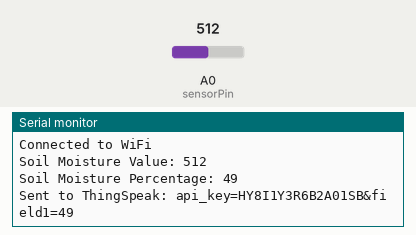
The sketch below on a simulated ESP8266 (NodeMCU). Parts: the last lines printed to the serial monitor. Inputs (shaded band) come from the test bench; at power-on: A0 (sensorPin) = 512. WiFi joins after 1.5 s; servers stay silent unless stated.

Above: at 3.2 s.
3.3 s: A0 (sensorPin) set to 716
At 4.36 s:
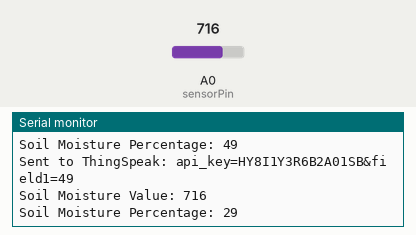
6.2 s: A0 (sensorPin) set to 900
At 6.9 s:
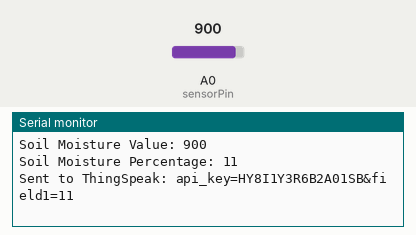
Timing chart, 0 to 9.2 s (numbered marks = the images above; inputs shaded):
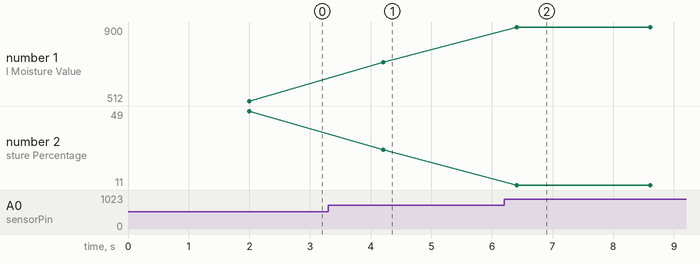

The sketch:

soil_thing.ino
```cpp
#include <ESP8266WiFi.h>
#include <ESP8266HTTPClient.h>

// Define the analog pin for the sensor
const int sensorPin = A0;

// WiFi credentials
const char* ssid = "KRANTI";
const char* password = "12345678";

// ThingSpeak settings
const char* server = "api.thingspeak.com";
const char* apiKey = "HY8I1Y3R6B2A01SB"; // Replace with your ThingSpeak Write API Key

void setup() {
  // Initialize serial communication
  Serial.begin(115200);

  // Connect to WiFi
  WiFi.begin(ssid, password);
  while (WiFi.status() != WL_CONNECTED) {
    delay(1000);
    Serial.println("Connecting to WiFi...");
  }
  Serial.println("Connected to WiFi");
}

void loop() {
  // Read the sensor value
  int sensorValue = analogRead(sensorPin);
  Serial.print("Soil Moisture Value: ");
  Serial.println(sensorValue);

  // Map the sensor value to percentage (0-100%)
  int moisturePercentage = map(sensorValue, 1023, 0, 0, 100);
  Serial.print("Soil Moisture Percentage: ");
  Serial.println(moisturePercentage);

  // Send data to ThingSpeak
  if (WiFi.status() == WL_CONNECTED) {
    WiFiClient client;
    if (client.connect(server, 80)) {
      String postStr = "api_key=";
      postStr += apiKey;
      postStr += "&field1=";
     postStr += String(moisturePercentage);
     //postStr += String(sensorValue);
      postStr += "\r\n\r\n";

      client.print("POST /update HTTP/1.1\n");
      client.print("Host: api.thingspeak.com\n");
      client.print("Connection: close\n");
      client.print("Content-Type: application/x-www-form-urlencoded\n");
      client.print("Content-Length: ");
      client.print(postStr.length());
      client.print("\n\n");
      client.print(postStr);

      Serial.print("Sent to ThingSpeak: ");
      Serial.println(postStr);
    }
    client.stop();
  }

  // Wait for a while before next reading
  delay(2000); // e.g., 20 sec
}
```

Measured:
- after the input at 3.3 s, the serial monitor: prints a new line after 0.91 s (image 1)
- after the input at 6.2 s, the serial monitor: prints a new line after 0.21 s (image 2)
- plotted number 1: 512 → 716 after the input at 3.3 s, 716 → 900 after the input at 6.2 s
- plotted number 2: 49 → 29 after the input at 3.3 s, 29 → 11 after the input at 6.2 s
